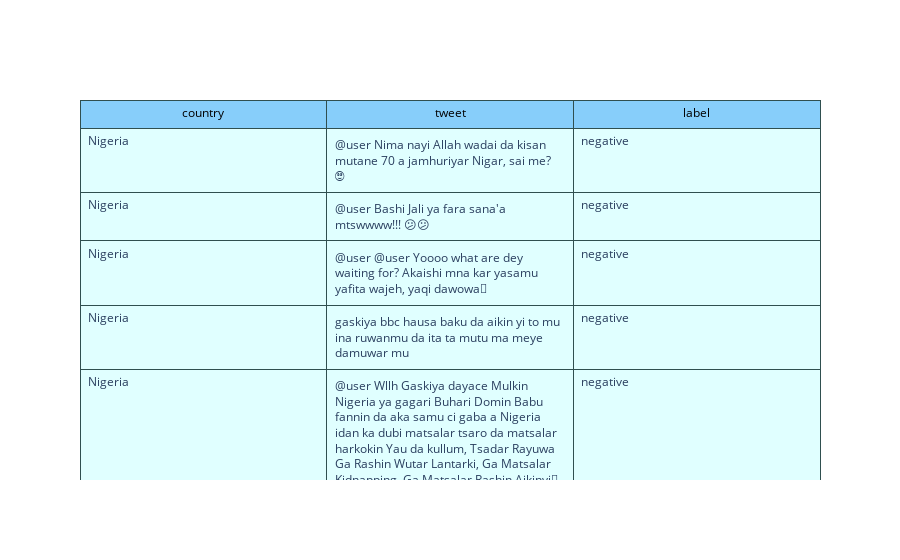

Here is the notebook cell this chart was saved with:
### Code cell
# Make the tabular data

fig = go.Figure()
fig.add_trace(go.Table(
  header=dict(
    values=["country","tweet","label"],
    line_color='darkslategray',
    fill_color='lightskyblue',
    align='center', font=dict(color='black', size=12)
  ),

  cells=dict(values=[df_language_combined.loc[df_language_combined.country =="Nigeria"].country,df_language_combined.loc[df_language_combined.country =="Nigeria"].tweet,df_language_combined.loc[df_language_combined.country =="Nigeria"].label], 
               line_color='darkslategray',
               fill_color='lightcyan',
               align='left'))
)

fig.show()

### Figure 1 — Plotly figure (JSON) as saved in the notebook; plotly's stock layout.template omitted (floating-point values rounded to 4 significant figures; data arrays with more than 128 entries replaced by an {"elided": "..."} marker saying what was removed)
{"data": [{"cells": {"align": "left", "fill": {"color": "lightcyan"}, "line": {"color": "darkslategray"}, "values": {"elided": "3x120 str values"}}, "header": {"align": "center", "fill": {"color": "lightskyblue"}, "font": {"color": "black", "size": 12}, "line": {"color": "darkslategray"}, "values": ["country", "tweet", "label"]}, "type": "table"}], "layout": {}}
